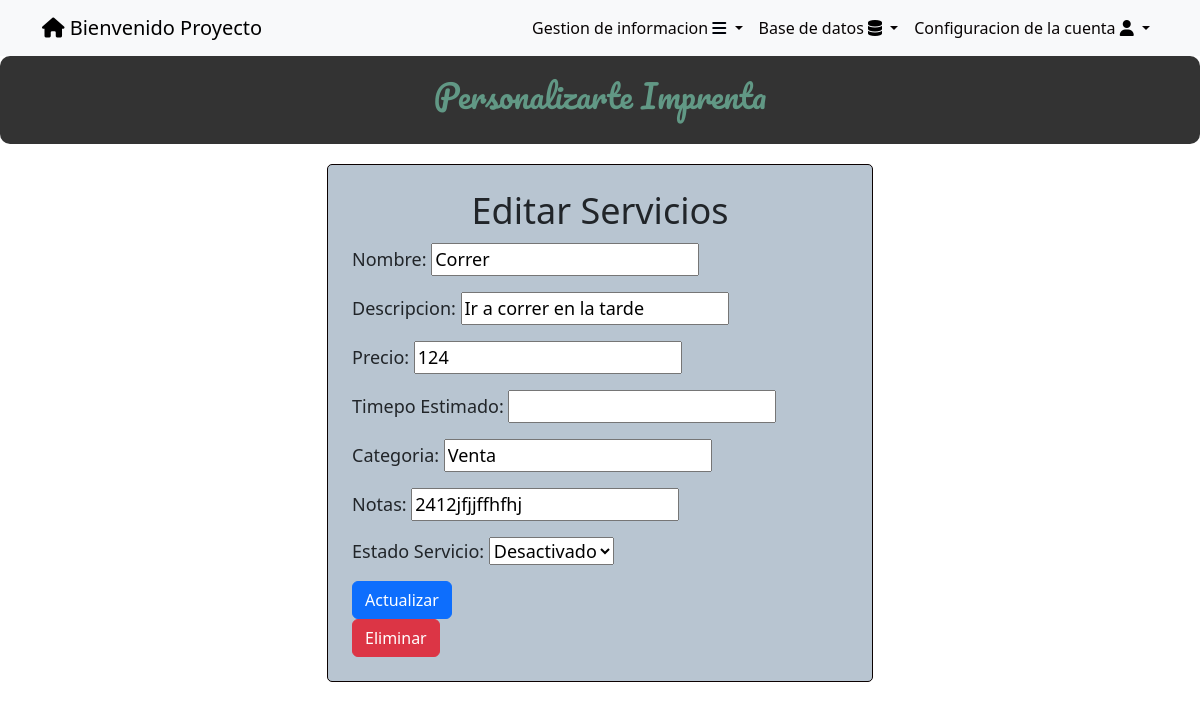
Page /servicio/1/ (signed in) on the committed database.
### tasks/models.py (models this page shows, shortened)
class Servicio(models.Model):
    nombre = models.CharField(blank=True,null=True,max_length=100)
    descripcion = models.CharField(blank=True,null=True,max_length=100)
    precio = models.IntegerField(blank=True,null=True)
    tiempoestimado = models.IntegerField(blank=True,null=True)
    categoria = models.CharField(blank=True,null=True,max_length=100)
    notas = models.CharField(blank=True,null=True,max_length=100)
    ACTIVO = 'Activo'
    DESACTIVADO = 'Desactivado'
    ESTADO_CHOICES = [
        (ACTIVO, 'Activo'),
        (DESACTIVADO, 'Desactivado'),
    ]
    estadoServicio = models.CharField(blank=True,null=True,max_length=100,choices=ESTADO_CHOICES,)
    user = models.ForeignKey(User, on_delete=models.CASCADE,blank=True, null=True)

### tasks/views.py (the view)
# urls.py: path('servicio/<int:servicio_id>/', views.servicio_detail,name='servicio_detail'),
@login_required
def servicio_detail(request, servicio_id):
    servicio = get_object_or_404(Servicio, pk=servicio_id)
    if request.user.is_superuser:
        form = ServicioForm(instance=servicio)
    else:
        if servicio.user != request.user:
            return HttpResponseForbidden("No tienes permiso para acceder a esta página.")
        form = ServicioForm(instance=servicio)
    if request.method == 'POST':
        form = ServicioForm(request.POST, instance=servicio)  # Pasar instance=cliente para actualizar el cliente existente
        if form.is_valid():
            form.save()
            return redirect('servicio')
    return render(request, 'servicios_detail.html', {
        'servicio': servicio,
        'form': form
    })

### tasks/forms.py
class ServicioForm(ModelForm):
    class Meta:
        model = Servicio
        fields = ['nombre','descripcion', 'precio','tiempoestimado','categoria','notas','estadoServicio']
        labels = {
            'nombre':'Nombre',
            'descripcion':'Descripcion',
            'precio':'Precio',
            'tiempoestimado':'Timepo Estimado',
            'categoria':'Categoria',
            'notas':'Notas',
            'estadoServicio':'Estado Servicio'
        }

### tasks/templates/servicios_detail.html (shortened to what this page needs)
{% extends 'base.html' %}
{% block content %}
<body>
    <center>
        <div class="feature-box">
            <h2>Personalizarte Imprenta</h2>
        </div>
    </center>
    <div class="container">
        <div class="row justify-content-center">
            <div class="col-md-6">
                <div class="custom-form-container p-4">
                    <center>
                        <h1>Editar Servicios</h1>
                    </center>
                    <form method="post">
                        {{ form.as_p }}
                        <button class="btn btn-primary">
                            Actualizar
                        </button>
                    </form>
                    {% if user.is_superuser  %}
                    <form method="post" action="{% url 'delete_servicio' servicio.id %}">
                        <button class="btn btn-danger" type="submit">Eliminar</button>
                    </form>
                    {% endif %}
                </div>
            </div>
        </div>
    </div>
</body>
{% endblock %}

### tasks/templates/base.html (shortened to what this page needs)
<!DOCTYPE html>
<html lang="en">
<head>
    <link rel="stylesheet" href="https://cdn.jsdelivr.net/npm/bootstrap@5.3.2/dist/css/bootstrap.min.css">
    <link rel="stylesheet" href="https://cdnjs.cloudflare.com/ajax/libs/font-awesome/6.4.2/css/all.min.css">
    <link rel="stylesheet" href="https://cdn.jsdelivr.net/npm/bootstrap@5.3.2/dist/css/bootstrap.min.css">
</head>
<body>
    <nav class="navbar navbar-expand-lg bg-body-tertiary">
        <div class="container">
            {% if user.is_authenticated %}
            <a class="navbar-brand" href="/" id="uno"> <i class="fa-solid fa-house" style="color: #000000;"></i>
                Bienvenido {{user.username}}</a>
            {% endif %}
            {% if user.is_authenticated %}
            <div class="collapse navbar-collapse" id="navbarSupportedContent">
                <ul class="navbar-nav ms-auto">
                    <li class="nav-item dropdown">
                        <a class="nav-link dropdown-toggle" href="#" role="button" data-bs-toggle="dropdown"
                            aria-expanded="false">
                            Gestion de informacion <i class="fa-solid fa-bars" style="color: #00040b;"></i>
                        </a>
                    </li>
                    {% if user.is_superuser %}
                    <li class="nav-item dropdown">
                        <a class="nav-link dropdown-toggle" href="#" role="button" data-bs-toggle="dropdown"
                            aria-expanded="false">
                            Base de datos <i class="fa-solid fa-database" style="color: #000000;"></i>
                        </a>
                        {% endif %}
                    <li class="nav-item dropdown">
                        <a class="nav-link dropdown-toggle" href="#" role="button" data-bs-toggle="dropdown"
                            aria-expanded="false">
                            Configuracion de la cuenta <i class="fa-solid fa-user" style="color: #000000;"></i>
                        </a>
            {% endif %}
        </div>
    </nav>
</body>
</html>
{% block content %}
{% endblock %}

### tasks/templates/base.html (style rules this page uses)
.nav-link { display: block; text-decoration: none; color: #080404; padding: 5px; }

### tasks/templates/servicios_detail.html (style rules this page uses)
.custom-form-container { background-color: #f8f9fa; border: 1px solid #060000; border-radius: 5px; padding: 10px; margin-top: 20px; margin-bottom: 20px; }
.custom-form-container { background-color: #b8c5d1; border: 1px solid #0b0101; border-radius: 5px; }
.feature-box { background-color: rgba(0, 0, 0, 0.8); color: white; padding: 20px; text-align: center; border-radius: 10px; transition: transform 0.3s ease; }
h1 { font-size: 36px; margin-bottom: 10px; }
h2 { font-family: 'Pacifico', cursive; color: rgb(97, 152, 133); font-size: 32px; margin-bottom: 10px; }
p { font-size: 18px; }

### rows in the picture
Servicio: nombre "Correr", descripcion "Ir a correr en la tarde", precio "124", categoria "Venta", notas "2412jfjjffhfhj", estadoServicio "Desactivado"

### other values in the picture
{{ user.username }} "Proyecto"
